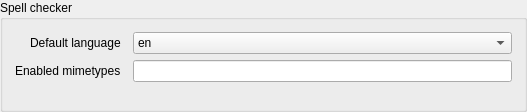
<?xml version="1.0" encoding="UTF-8"?>
<ui version="4.0">
 <class>SpellCheck_preferences</class>
 <widget class="QWidget" name="SpellCheck_preferences">
  <property name="geometry">
   <rect>
    <x>0</x>
    <y>0</y>
    <width>527</width>
    <height>112</height>
   </rect>
  </property>
  <property name="windowTitle">
   <string>Form</string>
  </property>
  <layout class="QVBoxLayout" name="verticalLayout">
   <property name="spacing">
    <number>18</number>
   </property>
   <property name="leftMargin">
    <number>0</number>
   </property>
   <property name="topMargin">
    <number>0</number>
   </property>
   <property name="rightMargin">
    <number>0</number>
   </property>
   <property name="bottomMargin">
    <number>0</number>
   </property>
   <item>
    <widget class="QGroupBox" name="groupBox">
     <property name="title">
      <string>Spell checker</string>
     </property>
     <layout class="QFormLayout" name="formLayout">
      <property name="labelAlignment">
       <set>Qt::AlignRight|Qt::AlignTrailing|Qt::AlignVCenter</set>
      </property>
      <property name="horizontalSpacing">
       <number>12</number>
      </property>
      <property name="leftMargin">
       <number>12</number>
      </property>
      <property name="topMargin">
       <number>12</number>
      </property>
      <property name="rightMargin">
       <number>12</number>
      </property>
      <property name="bottomMargin">
       <number>12</number>
      </property>
      <item row="0" column="0">
       <widget class="QLabel" name="label">
        <property name="text">
         <string>Default language</string>
        </property>
       </widget>
      </item>
      <item row="0" column="1">
       <widget class="QComboBox" name="cfg_spellcheck_default_language">
        <item>
         <property name="text">
          <string>en</string>
         </property>
        </item>
        <item>
         <property name="text">
          <string>fr</string>
         </property>
        </item>
        <item>
         <property name="text">
          <string>de</string>
         </property>
        </item>
        <item>
         <property name="text">
          <string>pt</string>
         </property>
        </item>
        <item>
         <property name="text">
          <string>es</string>
         </property>
        </item>
       </widget>
      </item>
      <item row="1" column="0">
       <widget class="QLabel" name="label_2">
        <property name="text">
         <string>Enabled mimetypes</string>
        </property>
       </widget>
      </item>
      <item row="1" column="1">
       <widget class="QLineEdit" name="cfg_spellcheck_mimetypes"/>
      </item>
     </layout>
    </widget>
   </item>
  </layout>
 </widget>
 <resources/>
 <connections/>
</ui>
